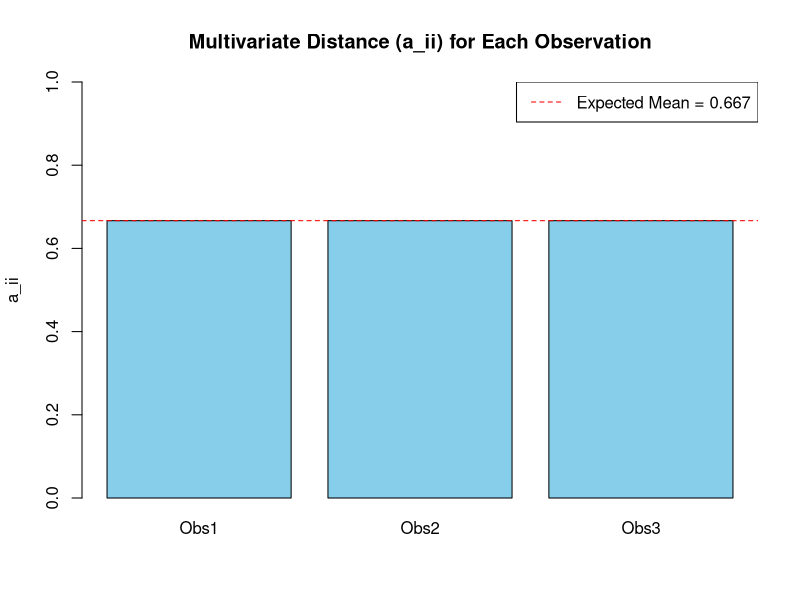

Reproduce this figure in R.
## ---- chunk 1
knitr::opts_chunk$set(
  echo = TRUE,      # Show R code in the output
  results = "markup",  # Ensure that the results are rendered as markdown
  message = TRUE,   # Hide messages from R
  warning = FALSE,   # Hide warnings from R
  highlight = TRUE   # Ensure that code is highlighted
)
## ---- chunk 2
# Set seed and generate data
set.seed(123)

# Simulate random vector x (5 observations, 3 variables)
x <- matrix(c(1, 2, 3, 4, 5,
              2, 3, 4, 5, 6,
              5, 4, 3, 2, 1), ncol = 3)

x

x_centered <- scale(x, center = TRUE, scale = FALSE)
x_centered
## ---- chunk 3
# Compute covariance matrix of x manually
# population covariance matrix
Sigma_manual_p <- t(x_centered) %*% x_centered / (nrow(x))
Sigma_manual_p
# sample covariance matrix
Sigma_manual_s <- t(x_centered) %*% x_centered / (nrow(x) - 1)
Sigma_manual_s

# Compare with built-in cov()
# sample covariance matrix
Sigma_builtin <- cov(x)
Sigma_builtin
## ---- chunk 4
income <- c(433, 483, 479, 486, 494, 498, 511, 534, 478, 440, 372, 381, 419, 449, 511, 520, 477, 517, 548, 629)

consum <- c(394, 423, 437, 434, 447, 447, 466, 474, 439, 399, 350, 364, 392, 416, 463, 469, 444, 471, 494, 529)
## ---- chunk 5
data <- cbind(consum, income)

data
## ---- chunk 6
Z <- scale(data, center = TRUE, scale = FALSE)  # Centers the data (but doesn't scale it)
Z
## ---- chunk 7
Z_t <- t(Z)
Z_t
## ---- chunk 8
Z_t_Z <- Z_t %*% Z
Z_t_Z
## ---- chunk 9
N <- nrow(Z)  # Number of observations (rows)
cov_matrix_manual <- (1 / (N - 1)) * Z_t_Z

# Display the result
print(cov_matrix_manual)
## ---- chunk 10
# Define the data matrix (3 observations, 2 variables)
X <- matrix(c(2, 3, 4, 4, 6, 5), ncol = 2, byrow = FALSE)
colnames(X) <- c("X1", "X2")
rownames(X) <- paste0("Obs", 1:3)
X
## ---- chunk 11
Z <- scale(X, center = TRUE, scale = FALSE)
Z
## ---- chunk 12
ZtZ <- t(Z) %*% Z
ZtZ
## ---- chunk 13
ZtZ_inv <- solve(ZtZ)
ZtZ_inv
## ---- chunk 14
A <- Z %*% ZtZ_inv %*% t(Z)
round(A, 3)
## ---- chunk 15
a_ii <- diag(A)
names(a_ii) <- rownames(X)
a_ii
## ---- chunk 16
p_plus_q <- ncol(Z)  # total number of observed variables (p + q)
N <- nrow(Z)  # number of observations
expected_mean <- p_plus_q / N
expected_mean
## ---- chunk 17
barplot(a_ii, names.arg = names(a_ii), 
        main = "Multivariate Distance (a_ii) for Each Observation", 
        ylab = "a_ii", col = "skyblue", ylim = c(0, 1))
abline(h = expected_mean, col = "red", lty = 2)
legend("topright", legend = paste("Expected Mean =", round(expected_mean, 3)), 
       col = "red", lty = 2)
## ---- chunk 18
# Define the data
data <- data.frame(
  COVER1 = c(0, 20, 80, 50, 5, 1, 5, 0, 10, 0, 0, 10, 0, 10, 0, 0, 5, 10, 20, 35, 90, 50, 35, 25, 0, 0, 10, 40, 35, 55, 35, 0, 0, 5, 20, 0, 0, 0, 15, 95, 40, 40, 15, 30, 75, 100, 100, 100, 100, 100, 100, 100, 0, 5, 80, 80, 80, 40, 20, 1),
  COVER2 = c(5, 20, 85, 50, 2, 1, 5, 0, 15, 0, 0, 30, 2, 10, 0, 0, 0, 20, 45, 75, 99, 90, 85, 15, 0, 0, 10, 75, 70, 90, 95, 0, 0, 1, 60, 0, 0, 0, 55, 0, 35, 50, 60, 30, 85, 100, 90, 95, 95, 99, 30, 5, 0, 5, 90, 95, 90, 55, 40, 0),
  COVER3 = c(0, 20, 90, 70, 5, 2, 2, 0, 5, 0, 0, 10, 2, 5, 0, 0, 20, 20, 15, 60, 100, 80, 70, 40, 0, 0, 20, 30, 20, 90, 80, 0, 0, 2, 50, 0, 0, 0, 50, 40, 30, 40, 5, 15, 75, 100, 85, 100, 100, 100, 95, 95, 0, 5, 85, 80, 70, 50, 5, 0)
)

dplyr::glimpse(data)

# View the data to check it
head(data)
## ---- chunk 19
# Mean-centering the data (subtracting the mean of each column from the data)
Z <- scale(data, center = TRUE, scale = FALSE)

Z

# Check the mean-centered data (Z matrix)
head(Z)
## ---- chunk 20
# Calculate Z'Z (transposed Z matrix multiplied by Z)
ZZT <- t(Z) %*% Z

# View the result of Z'Z
ZZT
## ---- chunk 21
# Calculate the inverse of Z'Z
ZZT_inv <- solve(ZZT)

# View the inverse of Z'Z
ZZT_inv
## ---- chunk 22
# Calculate the multidimensional outliers
outliers <- Z %*% ZZT_inv %*% t(Z)

# Extract the diagonal of the outlier matrix (outlier scores)
outlier_scores <- diag(outliers)

# View the outlier scores for each observation
outlier_scores

sum(outlier_scores)
## ---- chunk 23
Z_t <- t(Z)
Z_t

Z_t_Z <- Z_t %*% Z
Z_t_Z

N <- nrow(Z)  # Number of observations (rows)
cov_matrix_manual <- (1 / (N - 1)) * Z_t_Z

# Display the result
print(cov_matrix_manual)
